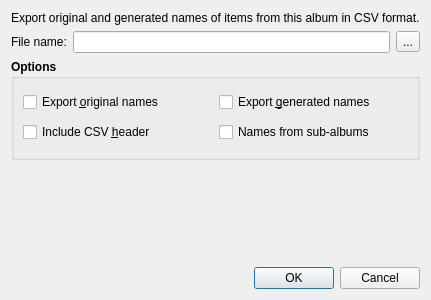
<?xml version="1.0" encoding="UTF-8"?>
<ui version="4.0">
 <class>CsvExportDialogClass</class>
 <widget class="QDialog" name="CsvExportDialogClass">
  <property name="geometry">
   <rect>
    <x>0</x>
    <y>0</y>
    <width>400</width>
    <height>300</height>
   </rect>
  </property>
  <property name="windowTitle">
   <string>falconG - Export CSV</string>
  </property>
  <layout class="QVBoxLayout" name="verticalLayout" stretch="0,1,1,1,1">
   <item>
    <widget class="QLabel" name="label">
     <property name="sizePolicy">
      <sizepolicy hsizetype="Preferred" vsizetype="Minimum">
       <horstretch>0</horstretch>
       <verstretch>0</verstretch>
      </sizepolicy>
     </property>
     <property name="text">
      <string>Export original and generated names of items from this album in CSV format.</string>
     </property>
    </widget>
   </item>
   <item>
    <layout class="QHBoxLayout" name="horizontalLayout">
     <item>
      <widget class="QLabel" name="label_2">
       <property name="text">
        <string>File name:</string>
       </property>
      </widget>
     </item>
     <item>
      <widget class="QLineEdit" name="edtFileName"/>
     </item>
     <item>
      <widget class="QToolButton" name="btnBrowse">
       <property name="text">
        <string>...</string>
       </property>
      </widget>
     </item>
    </layout>
   </item>
   <item>
    <widget class="QGroupBox" name="grpOptions">
     <property name="font">
      <font>
       <weight>75</weight>
       <bold>true</bold>
      </font>
     </property>
     <property name="title">
      <string>Options</string>
     </property>
     <layout class="QGridLayout" name="gridLayout">
      <item row="0" column="0">
       <widget class="QCheckBox" name="chkOrigName">
        <property name="font">
         <font>
          <weight>50</weight>
          <bold>false</bold>
         </font>
        </property>
        <property name="toolTip">
         <string>&lt;html&gt;&lt;head/&gt;&lt;body&gt;&lt;p&gt;Line always start with the file type&lt;/p&gt;&lt;p&gt;I - image, V - video and A- album&lt;/p&gt;&lt;p&gt;followed by the separator characters,&lt;/p&gt;&lt;p&gt;Then the file names (always quoted)&lt;/p&gt;&lt;/body&gt;&lt;/html&gt;</string>
        </property>
        <property name="text">
         <string>Export &amp;original names</string>
        </property>
       </widget>
      </item>
      <item row="0" column="1">
       <widget class="QCheckBox" name="chkGenName">
        <property name="font">
         <font>
          <weight>50</weight>
          <bold>false</bold>
         </font>
        </property>
        <property name="text">
         <string>Export &amp;generated names</string>
        </property>
       </widget>
      </item>
      <item row="1" column="0">
       <widget class="QCheckBox" name="chkHeader">
        <property name="font">
         <font>
          <weight>50</weight>
          <bold>false</bold>
         </font>
        </property>
        <property name="toolTip">
         <string>&lt;html&gt;&lt;head/&gt;&lt;body&gt;&lt;p&gt;Write a 2 lines header&lt;/p&gt;&lt;p&gt;1st line:&lt;/p&gt;&lt;p&gt;&lt;span style=&quot; font-style:italic;&quot;&gt;	falconG files in album 'album name'&lt;/span&gt;&lt;/p&gt;&lt;p&gt;2nd line:&lt;/p&gt;&lt;p&gt;&lt;span style=&quot; font-style:italic;&quot;&gt;	Original, Generated&lt;/span&gt;&lt;/p&gt;&lt;p&gt;or at least one of them dependeing on &lt;/p&gt;&lt;p&gt;your choice&lt;/p&gt;&lt;/body&gt;&lt;/html&gt;</string>
        </property>
        <property name="text">
         <string>Include CSV &amp;header</string>
        </property>
       </widget>
      </item>
      <item row="1" column="1">
       <widget class="QCheckBox" name="chkRecursive">
        <property name="font">
         <font>
          <weight>50</weight>
          <bold>false</bold>
         </font>
        </property>
        <property name="toolTip">
         <string>&lt;html&gt;&lt;head/&gt;&lt;body&gt;&lt;p&gt;Exports all names for images and videos&lt;/p&gt;&lt;p&gt;then moves into each sub-album and do&lt;/p&gt;&lt;p&gt;the same for them.&lt;/p&gt;&lt;/body&gt;&lt;/html&gt;</string>
        </property>
        <property name="text">
         <string>Names from sub-albums</string>
        </property>
       </widget>
      </item>
     </layout>
    </widget>
   </item>
   <item>
    <spacer name="verticalSpacer">
     <property name="orientation">
      <enum>Qt::Vertical</enum>
     </property>
     <property name="sizeHint" stdset="0">
      <size>
       <width>20</width>
       <height>40</height>
      </size>
     </property>
    </spacer>
   </item>
   <item>
    <widget class="QDialogButtonBox" name="buttonBox">
     <property name="orientation">
      <enum>Qt::Horizontal</enum>
     </property>
     <property name="standardButtons">
      <set>QDialogButtonBox::Cancel|QDialogButtonBox::Ok</set>
     </property>
    </widget>
   </item>
  </layout>
 </widget>
 <resources/>
 <connections>
  <connection>
   <sender>buttonBox</sender>
   <signal>accepted()</signal>
   <receiver>CsvExportDialogClass</receiver>
   <slot>accept()</slot>
   <hints>
    <hint type="sourcelabel">
     <x>248</x>
     <y>254</y>
    </hint>
    <hint type="destinationlabel">
     <x>157</x>
     <y>274</y>
    </hint>
   </hints>
  </connection>
  <connection>
   <sender>buttonBox</sender>
   <signal>rejected()</signal>
   <receiver>CsvExportDialogClass</receiver>
   <slot>reject()</slot>
   <hints>
    <hint type="sourcelabel">
     <x>316</x>
     <y>260</y>
    </hint>
    <hint type="destinationlabel">
     <x>286</x>
     <y>274</y>
    </hint>
   </hints>
  </connection>
 </connections>
</ui>
